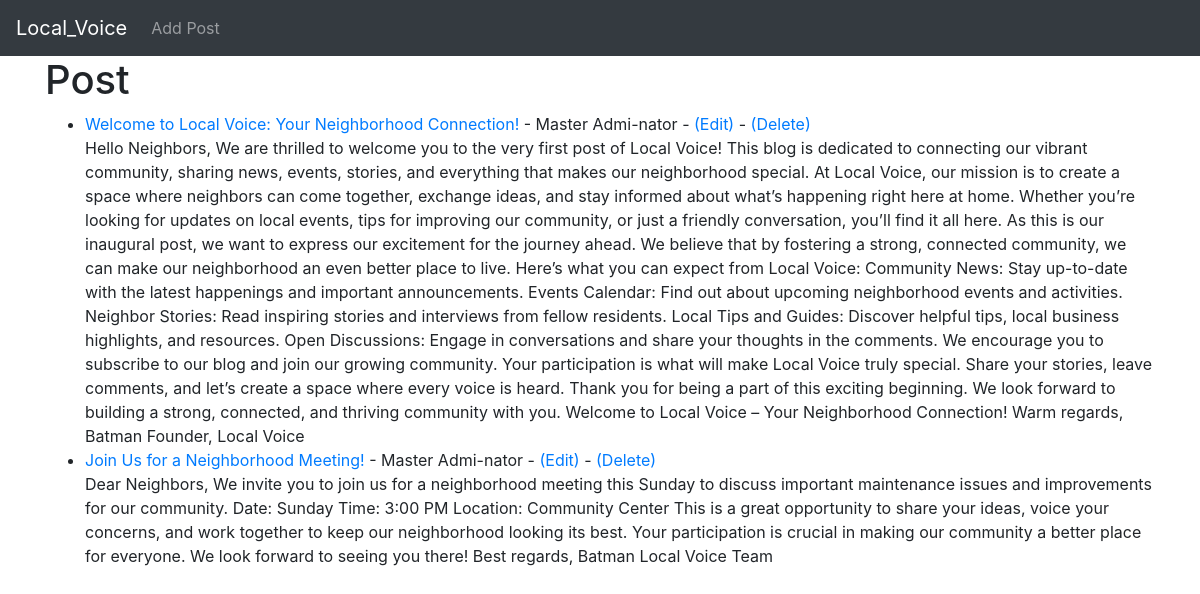
The page / on the database its author committed.
### Local_Voice/models.py (models this page shows, shortened)
class Post(models.Model):
    title = models.CharField(max_length=255)
    title_tag = models.CharField(max_length=255)
    author = models.ForeignKey(User, on_delete=models.CASCADE)
    body = models.TextField()

### Local_Voice/views.py (the view)
# urls.py: path('',HomeView.as_view(), name="home"),
class HomeView(ListView):
    model = Post
    template_name= 'home.html'

### Local_Voice/templates/home.html
{% extends 'base.html' %}
{% block content %}
<h1>Post</h1>
<ul>
{% for post in object_list %}
    <li><a href="{% url 'article-detail' post.pk %}">{{ post.title }}</a> - {{ post.author.first_name }}
        {{ post.author.last_name }}  - <a href="{% url 'update_post' post.pk %}">(Edit)</a>
        - <a href="{% url 'delete_post' post.pk %}">(Delete)</a><br>
    {{ post.body }}</li>
{% endfor%}
</ul>
{% endblock %}

### Local_Voice/templates/base.html (shortened to what this page needs)
<!doctype html>
<html lang="en">
  <head>
    <link rel="stylesheet" href="https://cdn.jsdelivr.net/npm/bootstrap@4.4.1/dist/css/bootstrap.min.css">
  </head>
  <body>
    <nav class="navbar navbar-expand-lg navbar-dark bg-dark">
        <a class="navbar-brand" href="#">Local_Voice</a>
        <div class="collapse navbar-collapse" id="navbarSupportedContent">
          <ul class="navbar-nav mr-auto">
            <li class="nav-item">
              <a class="nav-link" href="{% url 'add_post' %}">Add Post</a>
            </li>
          </ul>
        </div>
      </nav>
  <div class="container">
    {% block content %}
    {% endblock %}
  </div>
  </body>
</html>

### rows shown on the page
Post: title "Welcome to Local Voice: Your Neighborhood Connection!", author.first_name "Master", author.last_name "Admi-nator", body "Hello Neighbors, We are thrilled to welcome you to the very first post of Local Voice! This blog is dedicated to connecting our vibrant community, sharing news, events, stories, and everything that makes our neighborhood special. At Local Voice, our mission is to create a space where neighbors can come together, exchange ideas, and stay informed about what’s happening right here at home. Whether you’re looking for updates on local events, tips for improving our community, or just a friendly conversation, you’ll find it all here. As this is our inaugural post, we want to express our excitement for the journey ahead. We believe that by fostering a strong, connected community, we can make our…"
Post: title "Join Us for a Neighborhood Meeting!", author.first_name "Master", author.last_name "Admi-nator", body "Dear Neighbors, We invite you to join us for a neighborhood meeting this Sunday to discuss important maintenance issues and improvements for our community. Date: Sunday Time: 3:00 PM Location: Community Center This is a great opportunity to share your ideas, voice your concerns, and work together to keep our neighborhood looking its best. Your participation is crucial in making our community a better place for everyone. We look forward to seeing you there! Best regards, Batman Local Voice Team"
